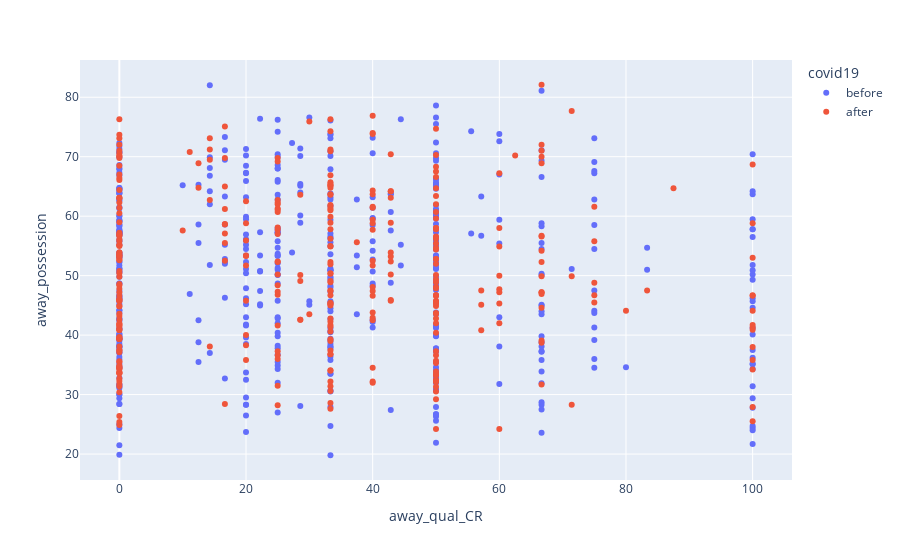

Notebook code for this chart:
### Code cell
away_possession_vs_qualCR = px.scatter(away_data, x='away_qual_CR', y='away_possession',color='covid19')
away_possession_vs_qualCR.show()

### Figure 1 — Plotly figure (JSON) as saved in the notebook; plotly's stock layout.template omitted (floating-point values rounded to 4 significant figures; data arrays with more than 128 entries replaced by an {"elided": "..."} marker saying what was removed)
{"data": [{"hovertemplate": "covid19=before<br>away_qual_CR=%{x}<br>away_possession=%{y}<extra></extra>", "legendgroup": "before", "marker": {"color": "#636efa", "symbol": "circle"}, "mode": "markers", "name": "before", "orientation": "v", "showlegend": true, "type": "scatter", "x": {"elided": "500 float values"}, "xaxis": "x", "y": {"elided": "500 float values"}, "yaxis": "y"}, {"hovertemplate": "covid19=after<br>away_qual_CR=%{x}<br>away_possession=%{y}<extra></extra>", "legendgroup": "after", "marker": {"color": "#EF553B", "symbol": "circle"}, "mode": "markers", "name": "after", "orientation": "v", "showlegend": true, "type": "scatter", "x": {"elided": "355 float values"}, "xaxis": "x", "y": {"elided": "355 float values"}, "yaxis": "y"}], "layout": {"legend": {"title": {"text": "covid19"}, "tracegroupgap": 0}, "margin": {"t": 60}, "xaxis": {"anchor": "y", "domain": [0, 1], "title": {"text": "away_qual_CR"}}, "yaxis": {"anchor": "x", "domain": [0, 1], "title": {"text": "away_possession"}}}}
